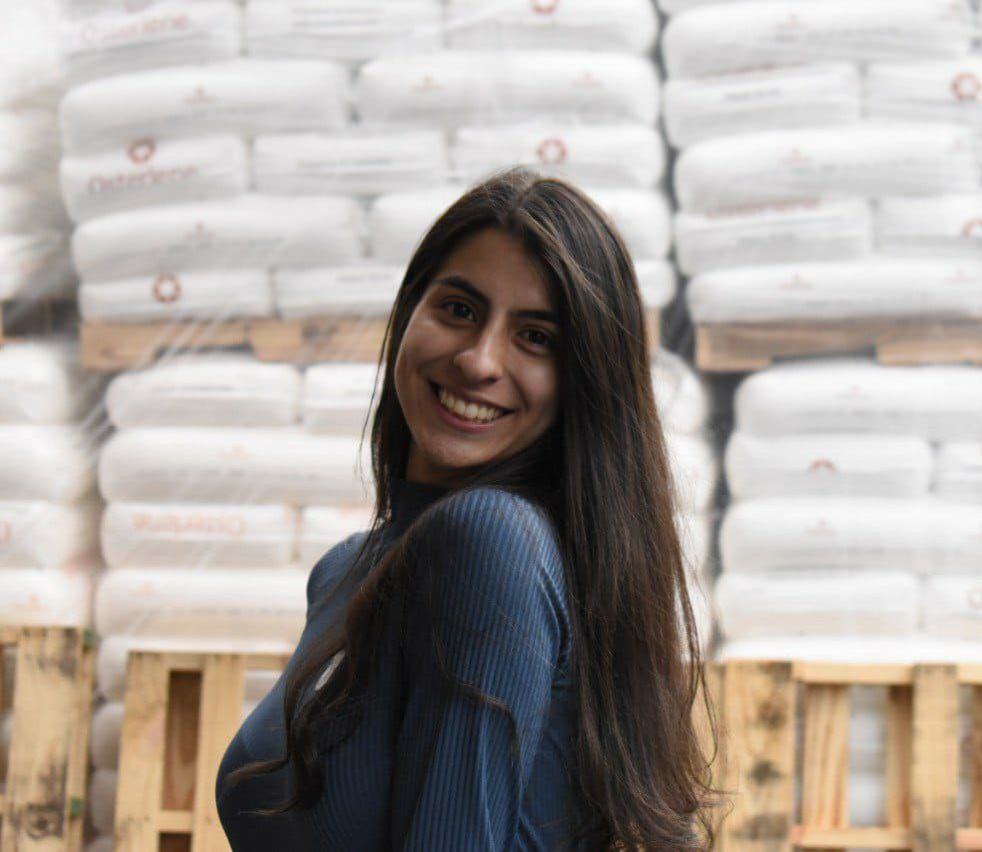
#> input picture Open CV/Media/Me.jpg, 982 x 852 px, found by its file name
$ python 2_Functions.py
#> lines starting #> are read from the running program, lines starting #| are printed output that depends on the picture; after the words box and inside, x2 and y2 are one past the last pixel; in counts of white or black regions, pixels touching at a corner belong together
import cv2
import matplotlib.pyplot as plt
import numpy as np


img = cv2.imread('D:\Escritorio\Programming\Open CV\Media\Me.jpg')
#> img is the input picture: shape (852, 982, 3); mean B, G, R 154.4, 160.1, 167.6
kernel = np.ones((5, 5), np.uint8)  # Define a matrix 5x5 fulled of number 1 | The type of the object => np.uint8 => Values can range from 0 to 255


#& Resizing The Image:

# Let's see the amount shape/size of the matrix (image) => (Height=852, Width=982)
#print('Image Width is',img.shape[1])
#print('Image Height is',img.shape[0])
img = cv2.resize(img, (491,426))    # We cut the size in half
#> img: shape (426, 491, 3)


#& Converting into Gray Scale color:

imgGray = cv2.cvtColor(img, cv2.COLOR_BGR2GRAY)
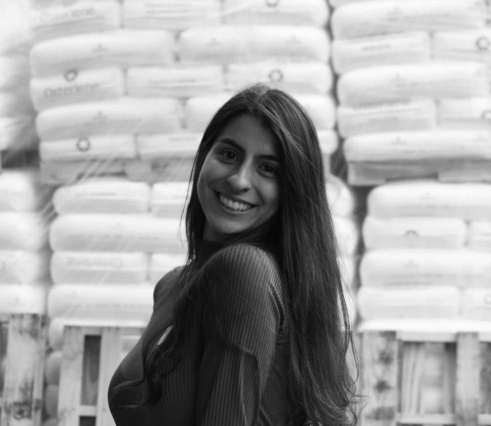
#> imgGray: shape (426, 491); min 5, max 253, mean 161.8
#cv2.imshow('Gray Me', imgGray)
#cv2.waitKey(0)


#& To Blur the image:

imgBlur = cv2.GaussianBlur(imgGray, (11,11), 0)   # This has to be odd numbers


#& Silhouette Edge Detector:

imgCanny = cv2.Canny(img, 105, 150)  # This numbers are called "Treshold" and by changing them the number of edges is going to be modified
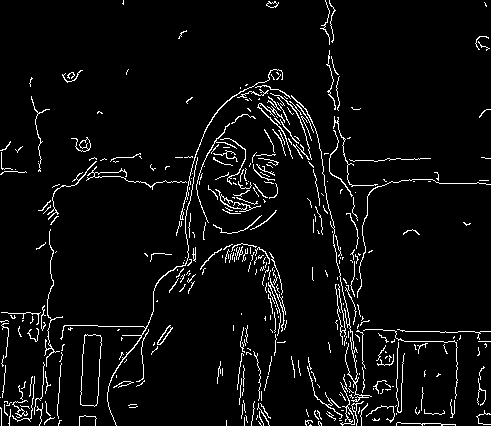
#> imgCanny: shape (426, 491); 4.9% white in thin lines or dots
# The higher the number, the fewer edges it will have (just by changing one of the two numbers)

#~ Increase the thickness of the edge:

imgDialation = cv2.dilate(imgCanny, kernel, iterations=1)   # The N° of iterations define the thinkess of the edge (> iteration's N° > thickness)
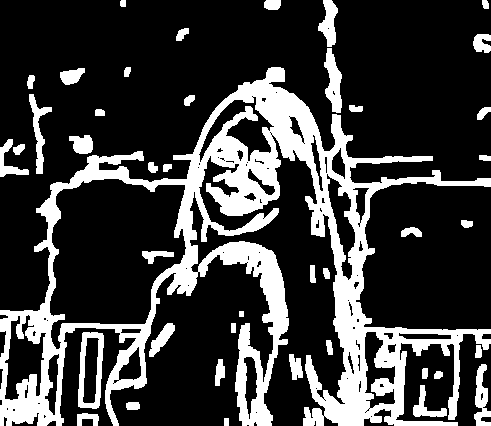
#> imgDialation: shape (426, 491); 23.6% white; 42 white regions, largest, box (x1, y1, x2, y2) and area: (0, 67, 491, 426) 41116, (78, 332, 104, 409) 926, (324, 48, 342, 113) 701
# This also work for the gay scaled image

#~ Decrease the thickness of the edge:

imgEroded = cv2.erode(imgDialation, kernel, iterations=1)    # The N° of iterations define the thinness of the edge (> iteration's N° > thinness)
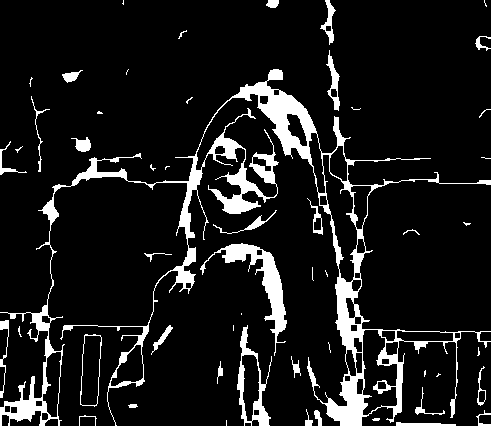
#> imgEroded: shape (426, 491); 10.2% white; 53 white regions (23 under 20 px), largest, box (x1, y1, x2, y2) and area: (0, 69, 491, 426) 15305, (200, 243, 287, 356) 1852, (237, 325, 272, 426) 969
# This also work for the gay scaled image


cv2.imshow('Gray Img', imgGray)
cv2.imshow('Blur Img', imgBlur)
cv2.imshow('Canny Img', imgCanny)
cv2.imshow('Dialation Img', imgDialation)
cv2.imshow('Eroded Img', imgEroded)
cv2.waitKey(0)


# TODO: 21:00

$ run again, with Open CV/Media/Cards.jpg copied over Open CV/Media/Me.jpg
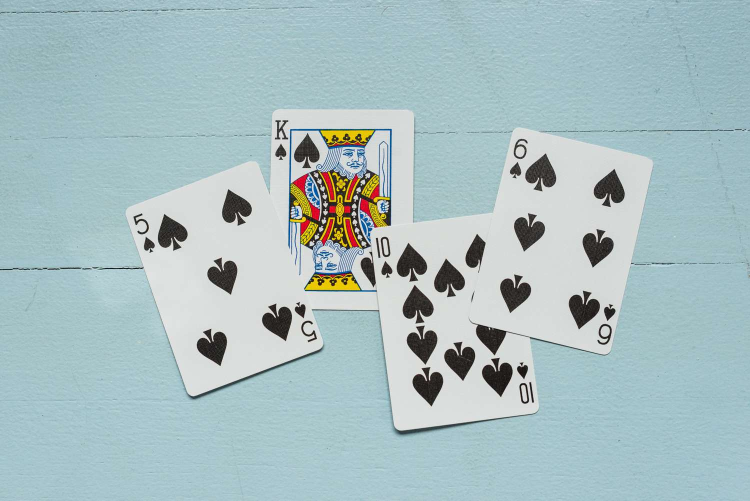
#> input picture Open CV/Media/Cards.jpg, 1500 x 1001 px, found by its file name (shown at 1/2 size)
#> img is the input picture: shape (1001, 1500, 3); mean B, G, R 193.8, 190.9, 169
#> img: shape (426, 491, 3)
#> `imgCanny = cv2.Canny(img, 105, 150)  # This numbers are called "Tresho..`:
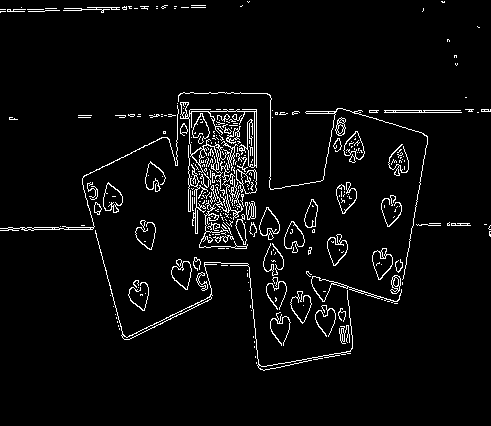
#> imgCanny: shape (426, 491); 4.3% white in thin lines or dots, all inside (x1, y1, x2, y2) = (0, 1, 491, 371)
#> imgDialation: shape (426, 491); 18% white; 27 white regions, largest, box (x1, y1, x2, y2) and area: (0, 90, 443, 373) 28430, (282, 197, 320, 257) 1126, (0, 4, 151, 15) 1089
#> `imgEroded = cv2.erode(imgDialation, kernel, iterations=1)    # The N° ..`:
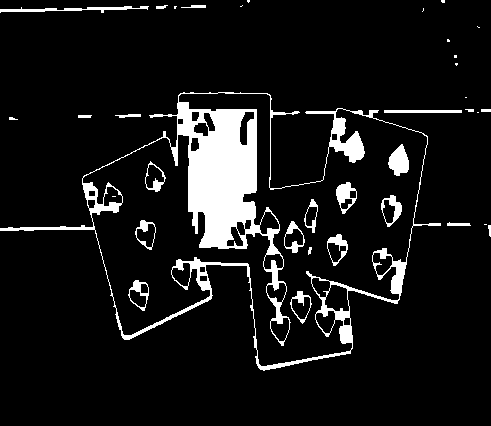
#> imgEroded: shape (426, 491); 8.9% white; 36 white regions (14 under 20 px), largest, box (x1, y1, x2, y2) and area: (0, 92, 441, 371) 15096, (388, 144, 409, 176) 442, (0, 6, 149, 13) 421

$ run again, with Open CV/Media/Cards2.jpg copied over Open CV/Media/Me.jpg
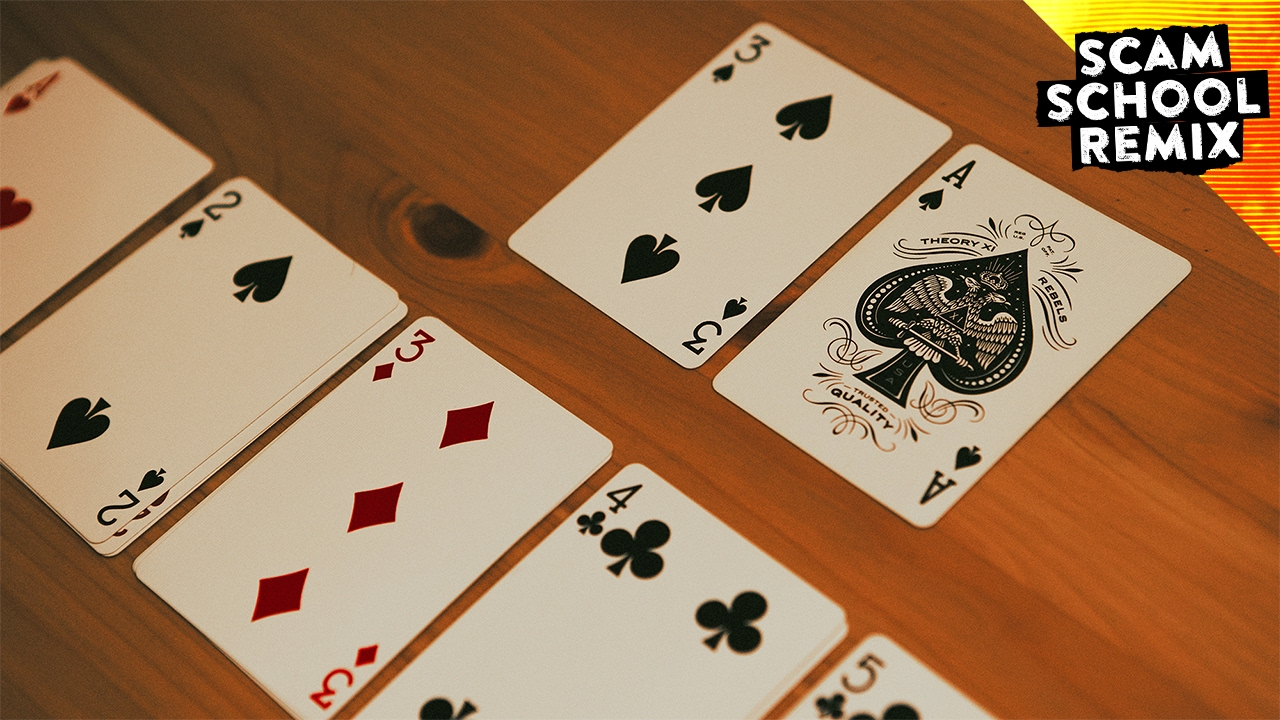
#> input picture Open CV/Media/Cards2.jpg, 1280 x 720 px, found by its file name
#> img is the input picture: shape (720, 1280, 3); mean B, G, R 87, 121.2, 159.6
#> img: shape (426, 491, 3)
#> `imgCanny = cv2.Canny(img, 105, 150)  # This numbers are called "Tresho..`:
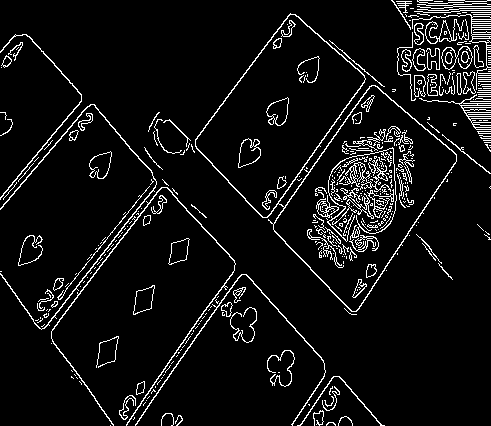
#> imgCanny: shape (426, 491); 6.8% white in thin lines or dots
#> imgDialation: shape (426, 491); 27.4% white; 20 white regions, largest, box (x1, y1, x2, y2) and area: (0, 32, 387, 426) 18771, (146, 11, 491, 317) 11675, (305, 124, 417, 270) 10371
#> `imgEroded = cv2.erode(imgDialation, kernel, iterations=1)    # The N° ..`:
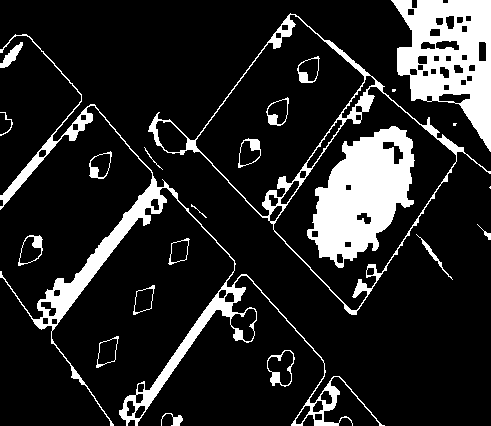
#> imgEroded: shape (426, 491); 15.1% white; 23 white regions (3 under 20 px), largest, box (x1, y1, x2, y2) and area: (307, 126, 415, 268) 8797, (0, 34, 385, 426) 8463, (391, 0, 491, 152) 8184
